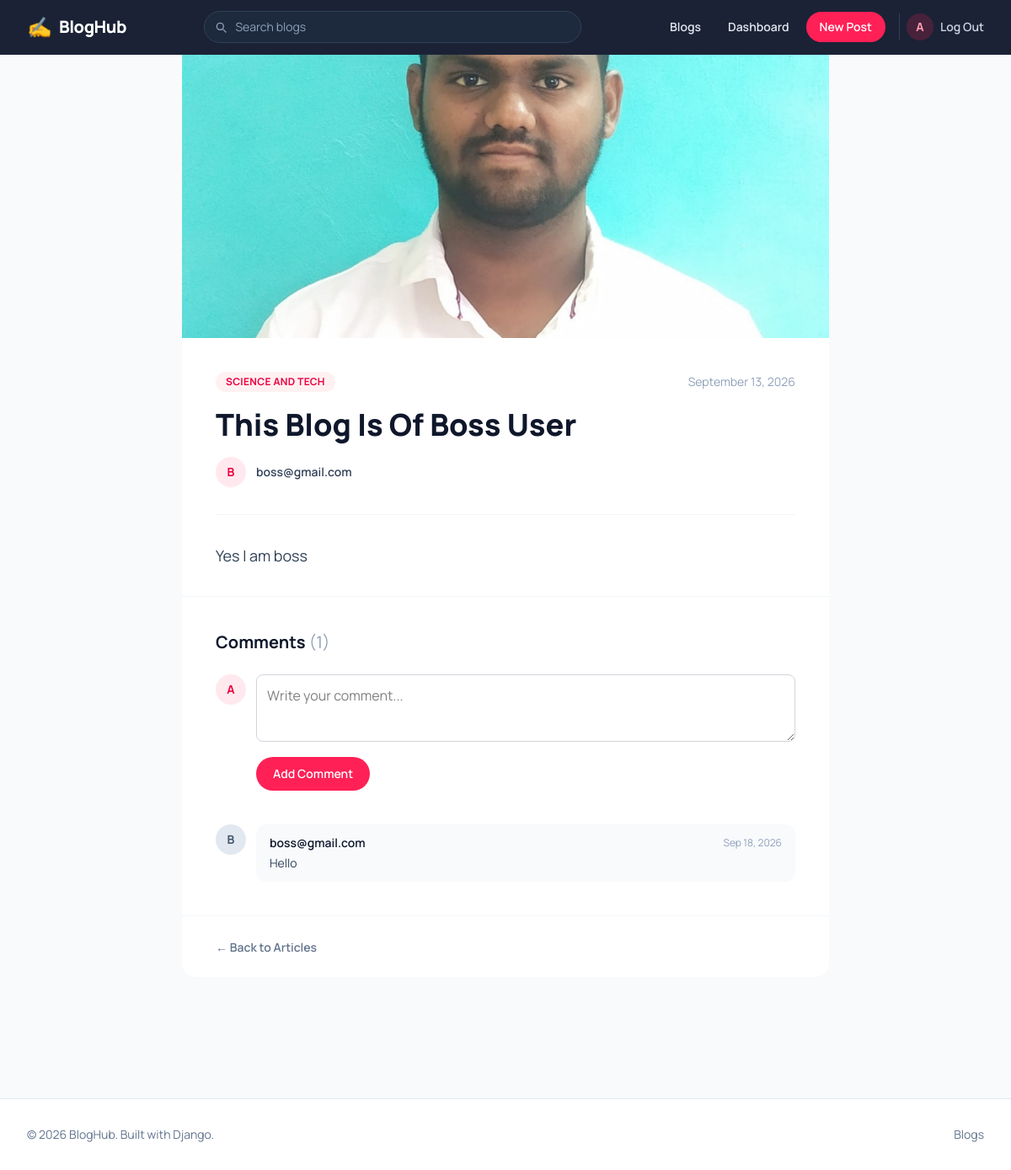
The app's page /blogs/6/ (signed in) with its own data.
### accounts/models.py (models this page shows)
class User(AbstractBaseUser, PermissionsMixin):
    roles = (
        ('admin','admin'),
        ('non-admin','non-admin')
    )
    id = models.UUIDField(primary_key=True, default=uuid.uuid4, unique=True, editable=False)
    email = models.EmailField(unique=True)
    full_name = models.CharField(max_length=50)
    phone_number = models.CharField()
    role = models.CharField(choices=roles, default='non-admin', max_length=15)
    created_at = models.DateTimeField(auto_now_add=True)
    updated_at = models.DateTimeField(auto_now=True)
    is_active = models.BooleanField(default=True)
    is_staff = models.BooleanField(default=False)
    is_superuser = models.BooleanField(default=False)
    objects = UserManager()
    USERNAME_FIELD = 'email'
    REQUIRED_FIELDS = []
    def __str__(self):
        return self.email

### blogs/models.py (models this page shows, shortened)
class BlogPostsModel(models.Model):
    categories = (
            ('science and tech','science and tech'),
            ('politics', 'politics'),
            ('sports', 'sports'),
            ('infrasture', 'infrasture'),
            ('finance', 'finance')
        )
    title = models.CharField(max_length=100)
    description = models.TextField()
    category = models.CharField(choices=categories, max_length=40)
    author = models.ForeignKey(User, on_delete=models.CASCADE)
    photo = models.ImageField(upload_to='blog_photos/')
    created_at = models.DateTimeField(auto_now_add=True)
    updated_at = models.DateTimeField(auto_now=True)

class CommentsModel(models.Model):
    comment = models.CharField(max_length=100)
    author = models.ForeignKey(User, on_delete=models.CASCADE)
    post = models.ForeignKey(BlogPostsModel, on_delete=models.CASCADE)
    created_at = models.DateTimeField(auto_now_add=True)
    updated_at = models.DateTimeField(auto_now=True)
    class Meta:
        constraints = [
            models.UniqueConstraint(
                fields=['author', 'post'],
                name='one_comment_per_user_per_post'
            )
        ]

### blogs/views.py (the view)
# urls.py: path('<int:pk>/',views.detailBlogView,name='detail-blog'),
def detailBlogView(request, pk):
    blog = get_object_or_404(BlogPostsModel, id=pk)
    comments = CommentsModel.objects.filter(post=blog).order_by('-created_at')
    if request.user.is_authenticated:
        comments = CommentsModel.objects.filter(post=blog).annotate(priority=Case(When(author=request.user,then=Value(0)),
                default=Value(1),output_field=IntegerField())).order_by('priority','-created_at')
    if request.method == 'POST':
        if not request.user.is_authenticated:
            return redirect(f'/login/?next={request.path}')
        already_commented = CommentsModel.objects.filter(author=request.user,post=blog).exists()
        if already_commented:
            messages.error(request,'You have already commented on this post.')
            return redirect('detail-blog',pk=blog.id)
        form = CreateCommentForm(request.POST)
        if form.is_valid():
            comment = form.save(commit=False)
            comment.author = request.user
            comment.post = blog
            comment.save()
            messages.success(request,'Comment added successfully!')
            return redirect('detail-blog',pk=blog.id)
    else:
        form = CreateCommentForm()
    return render(request,'blogs/detailBlog.html',{'blog': blog,'comments': comments,'form': form,})

### blogs/forms.py
class CreateCommentForm(forms.ModelForm):
    class Meta:
        model = CommentsModel
        fields = ['comment']
        widgets = {
            'comment': forms.Textarea(attrs={
                'class': 'w-full h-20 border border-gray-300 rounded-lg p-3',
                'rows': 4,
                'placeholder': 'Write your comment...'
            })
        }

### templates/blogs/detailBlog.html (shortened to what this page needs)
{% extends 'base.html' %}
{% block content %}
<main class="flex-1 bg-slate-50 pb-20">
    <article class="max-w-3xl mx-auto">
        {% if blog.photo %}
        <div class="w-full aspect-[16/7] overflow-hidden bg-slate-100">
            <img src="{{ blog.photo.url }}" alt="{{ blog.title }}" class="w-full h-full object-cover">
        </div>
        {% endif %}
        <div class="bg-white px-6 sm:px-10 pt-10">
            <div class="flex items-center justify-between mb-4">
                <span class="text-xs font-bold uppercase tracking-wide text-rose-600 bg-rose-50 px-3 py-1 rounded-full">
                    {{ blog.category|title }}
                </span>
                <span class="text-sm text-slate-400">{{ blog.created_at|date:"F j, Y" }}</span>
            </div>
            <h1 class="text-3xl sm:text-4xl font-extrabold text-slate-900 leading-tight mb-4">
                {{ blog.title|title }}
            </h1>
            <div class="flex items-center gap-3 pb-8 border-b border-slate-100">
                <span class="w-9 h-9 rounded-full bg-rose-500/10 text-rose-600 flex items-center justify-center text-sm font-bold">
                    {{ blog.author|stringformat:"s"|first|upper }}
                </span>
                <span class="text-sm font-semibold text-slate-700">{{ blog.author }}</span>
            </div>
            <div class="prose prose-slate max-w-none py-8">
                <p class="text-slate-700 text-lg leading-8 whitespace-pre-line">{{ blog.description }}</p>
            </div>
        </div>
        <div class="bg-white px-6 sm:px-10 py-10 border-t border-slate-100">
            <h2 class="text-xl font-bold text-slate-900 mb-6">
                Comments <span class="text-slate-400 font-normal">({{ comments|length }})</span>
            </h2>
            {% if user.is_authenticated %}
            <form method="post" class="mb-10 flex gap-3 items-start">
                <span class="w-9 h-9 shrink-0 rounded-full bg-rose-500/10 text-rose-600 flex items-center justify-center text-sm font-bold">
                    {{ request.user.full_name|default:request.user.email|first|upper }}
                </span>
                <div class="flex-1">
                    {{ form.comment }}
                    <button type="submit"
                        class="mt-3 bg-rose-500 hover:bg-rose-400 text-white text-sm font-semibold px-5 py-2.5 rounded-full transition">
                        Add Comment
                    </button>
                </div>
            </form>
            {% endif %}
            <div class="space-y-6">
                {% for comment in comments %}
                <div class="flex gap-3">
                    <span class="w-9 h-9 shrink-0 rounded-full bg-slate-200 text-slate-600 flex items-center justify-center text-sm font-bold">
                        {{ comment.author.email|first|upper }}
                    </span>
                    <div class="flex-1 bg-slate-50 rounded-xl px-4 py-3">
                        <div class="flex justify-between items-center mb-1">
                            <p class="font-semibold text-slate-900 text-sm">{{ comment.author.email }}</p>
                            <p class="text-xs text-slate-400">{{ comment.created_at|date:"M j, Y" }}</p>
                        </div>
                        <p class="text-slate-700 text-sm">{{ comment.comment }}</p>
                    </div>
                </div>
                {% empty %}
                <p class="text-slate-400 text-sm text-center py-8">No comments yet. Be the first to comment!</p>
                {% endfor %}
            </div>
        </div>
        <div class="bg-white px-6 sm:px-10 py-6 border-t border-slate-100 rounded-b-2xl">
            <a href="{% url 'list-blogs' %}" class="inline-flex items-center gap-1 text-sm font-semibold text-slate-500 hover:text-rose-600 transition">
                ← Back to Articles
            </a>
        </div>
    </article>
</main>
{% endblock content %}

### templates/base.html (shortened to what this page needs)
{% load static %}
<!DOCTYPE html>
<html lang="en">
<head>
    <link rel="stylesheet" href="{% static 'css/output.css' %}">
</head>
<body class="min-h-screen flex flex-col bg-slate-50 font-[Manrope]">
    <nav class="sticky top-0 z-50 bg-slate-900/95 backdrop-blur border-b border-slate-800">
        <div class="max-w-7xl mx-auto px-4 sm:px-6 lg:px-8">
            <div class="flex justify-between items-center h-16 gap-4">
                <a href="{% url 'list-blogs' %}" class="flex items-center gap-2 shrink-0">
                    <span class="text-2xl">✍️</span>
                    <span class="font-extrabold text-xl text-white tracking-tight">BlogHub</span>
                </a>
                <form action="{% url 'search-blogs' %}" method="get" class="hidden md:flex flex-1 max-w-md">
                    <div class="relative w-full">
                        <svg class="absolute left-3 top-1/2 -translate-y-1/2 w-4 h-4 text-slate-400" fill="none" stroke="currentColor" viewBox="0 0 24 24"><path stroke-linecap="round" stroke-linejoin="round" stroke-width="2" d="M21 21l-4.35-4.35M17 11a6 6 0 11-12 0 6 6 0 0112 0z"/></svg>
                        <input type="text" placeholder="Search blogs" name="search_blogs"
                            class="w-full pl-9 pr-3 py-2 rounded-full bg-slate-800 text-slate-100 placeholder-slate-400 text-sm border border-slate-700 focus:outline-none focus:ring-2 focus:ring-rose-500 focus:border-transparent">
                    </div>
                </form>
                <div class="flex items-center gap-1 sm:gap-2 shrink-0">
                    <a href="{% url 'list-blogs' %}" class="hidden sm:inline-block text-sm font-semibold text-slate-200 hover:text-white px-3 py-2 rounded-lg hover:bg-slate-800 transition">Blogs</a>
                    {% if user.is_authenticated %}
                        <a href="{% url 'dashboard' %}" class="hidden sm:inline-block text-sm font-semibold text-slate-200 hover:text-white px-3 py-2 rounded-lg hover:bg-slate-800 transition">Dashboard</a>
                        <a href="{% url 'create-blog' %}" class="text-sm font-semibold bg-rose-500 hover:bg-rose-400 text-white px-4 py-2 rounded-full transition">New Post</a>
                        <div class="hidden md:flex items-center gap-2 pl-2 ml-2 border-l border-slate-700">
                            <span class="w-8 h-8 rounded-full bg-rose-500/20 text-rose-300 flex items-center justify-center text-sm font-bold">
                                {{ request.user.full_name|default:request.user.email|first|upper }}
                            </span>
                            <a href="{% url 'logout' %}" class="text-sm font-semibold text-slate-300 hover:text-white transition">Log Out</a>
                        </div>
                    {% elif request.path != '/accounts/login/' %}
                        <a href="{% url 'login' %}" class="text-sm font-semibold bg-rose-500 hover:bg-rose-400 text-white px-4 py-2 rounded-full transition">Login</a>
                    {% endif %}
                </div>
            </div>
        </div>
    </nav>
    <div class="flex-1 flex flex-col">
        {% block content %}
        {% endblock content %}
    </div>
    <footer class="border-t border-slate-200 bg-white mt-16">
        <div class="max-w-7xl mx-auto px-4 sm:px-6 lg:px-8 py-8 flex flex-col sm:flex-row justify-between items-center gap-3">
            <p class="text-sm text-slate-500">© {% now "Y" %} BlogHub. Built with Django.</p>
            <div class="flex items-center gap-4 text-sm text-slate-500">
                <a href="{% url 'list-blogs' %}" class="hover:text-slate-800 transition">Blogs</a>
            </div>
        </div>
    </footer>
</body>
</html>

### records on screen
User: user.full_name|first "A"
BlogPostsModel: photo (picture), category "SCIENCE AND TECH", created_at "September 13, 2026", title "This Blog Is Of Boss User", author|first "B", author "boss@gmail.com", description "Yes I am boss"
CommentsModel: author.email|first "B", author.email "boss@gmail.com", created_at "Sep 18, 2026", comment "Hello"

### other values on screen
{{ comments|length }} "1"
